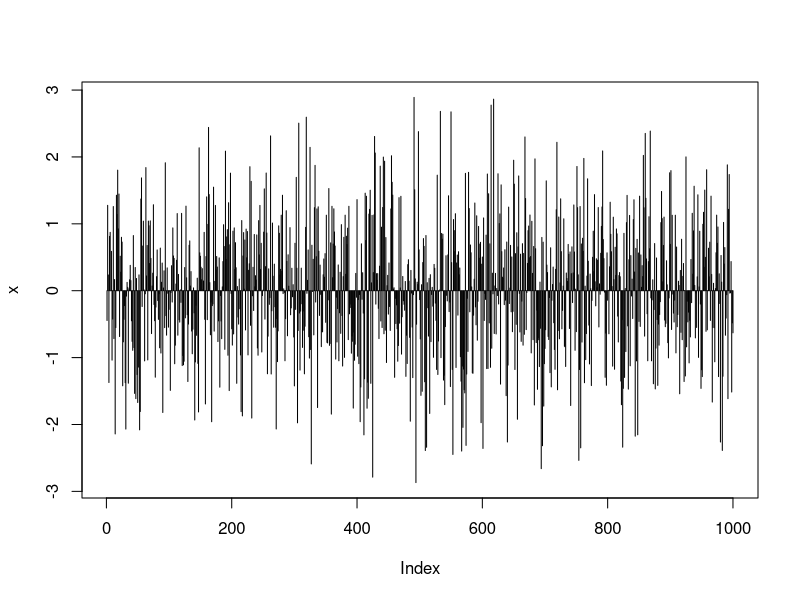

Write R code to recreate this figure.
## ---- chunk 1
x <- rnorm(1000)
plot(x, type="h")
